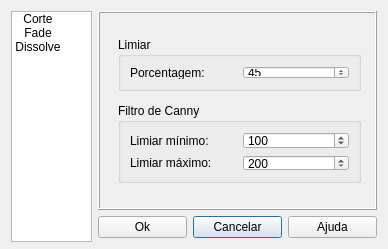
<ui version="4.0" >
 <class>Dialog</class>
 <widget class="QDialog" name="Dialog" >
  <property name="geometry" >
   <rect>
    <x>0</x>
    <y>0</y>
    <width>388</width>
    <height>249</height>
   </rect>
  </property>
  <property name="minimumSize" >
   <size>
    <width>384</width>
    <height>249</height>
   </size>
  </property>
  <property name="maximumSize" >
   <size>
    <width>388</width>
    <height>249</height>
   </size>
  </property>
  <property name="windowTitle" >
   <string>MFIT - Configurações de Detecção</string>
  </property>
  <layout class="QGridLayout" name="gridLayout_3" >
   <item row="0" column="1" colspan="3" >
    <widget class="QStackedWidget" name="detectProperties" >
     <property name="enabled" >
      <bool>true</bool>
     </property>
     <property name="autoFillBackground" >
      <bool>false</bool>
     </property>
     <property name="styleSheet" >
      <string notr="true" />
     </property>
     <property name="frameShape" >
      <enum>QFrame::Box</enum>
     </property>
     <property name="frameShadow" >
      <enum>QFrame::Raised</enum>
     </property>
     <property name="lineWidth" >
      <number>1</number>
     </property>
     <property name="currentIndex" >
      <number>0</number>
     </property>
     <widget class="QWidget" name="cutPage" >
      <layout class="QGridLayout" name="gridLayout_2" >
       <item row="0" column="0" >
        <widget class="QWidget" native="1" name="cutWidget" >
         <layout class="QGridLayout" name="gridLayout" >
          <item row="0" column="0" >
           <widget class="QGroupBox" name="groupBox" >
            <property name="minimumSize" >
             <size>
              <width>243</width>
              <height>54</height>
             </size>
            </property>
            <property name="maximumSize" >
             <size>
              <width>243</width>
              <height>54</height>
             </size>
            </property>
            <property name="title" >
             <string>Limiar</string>
            </property>
            <layout class="QGridLayout" >
             <item row="0" column="2" >
              <widget class="QSpinBox" name="spinPercentage" >
               <property name="maximum" >
                <number>100</number>
               </property>
               <property name="value" >
                <number>45</number>
               </property>
              </widget>
             </item>
             <item row="0" column="1" >
              <widget class="QLabel" name="labelPercentage" >
               <property name="text" >
                <string>Porcentagem:</string>
               </property>
              </widget>
             </item>
            </layout>
           </widget>
          </item>
          <item row="1" column="0" >
           <widget class="QGroupBox" name="groupBox_2" >
            <property name="minimumSize" >
             <size>
              <width>243</width>
              <height>80</height>
             </size>
            </property>
            <property name="maximumSize" >
             <size>
              <width>243</width>
              <height>80</height>
             </size>
            </property>
            <property name="title" >
             <string>Filtro de Canny</string>
            </property>
            <layout class="QGridLayout" >
             <item row="1" column="1" >
              <widget class="QSpinBox" name="spinMaxCanny" >
               <property name="maximum" >
                <number>255</number>
               </property>
               <property name="value" >
                <number>200</number>
               </property>
              </widget>
             </item>
             <item row="0" column="1" >
              <widget class="QSpinBox" name="spinMinCanny" >
               <property name="maximum" >
                <number>255</number>
               </property>
               <property name="value" >
                <number>100</number>
               </property>
              </widget>
             </item>
             <item row="1" column="0" >
              <widget class="QLabel" name="labelLast" >
               <property name="text" >
                <string>Limiar máximo:</string>
               </property>
              </widget>
             </item>
             <item row="0" column="0" >
              <widget class="QLabel" name="labelFirst" >
               <property name="text" >
                <string>Limiar mínimo:</string>
               </property>
              </widget>
             </item>
            </layout>
           </widget>
          </item>
         </layout>
        </widget>
       </item>
      </layout>
     </widget>
     <widget class="QWidget" name="fadePage" />
     <widget class="QWidget" name="dissolvePage" />
    </widget>
   </item>
   <item row="1" column="2" >
    <widget class="QPushButton" name="cancelButton" >
     <property name="text" >
      <string>Cancelar</string>
     </property>
    </widget>
   </item>
   <item row="1" column="3" >
    <widget class="QPushButton" name="helpButton" >
     <property name="text" >
      <string>Ajuda</string>
     </property>
    </widget>
   </item>
   <item row="1" column="1" >
    <widget class="QPushButton" name="okButton" >
     <property name="text" >
      <string>Ok</string>
     </property>
    </widget>
   </item>
   <item rowspan="2" row="0" column="0" >
    <widget class="QListWidget" name="listDetectConfig" >
     <property name="minimumSize" >
      <size>
       <width>81</width>
       <height>231</height>
      </size>
     </property>
     <property name="maximumSize" >
      <size>
       <width>81</width>
       <height>231</height>
      </size>
     </property>
     <property name="verticalScrollBarPolicy" >
      <enum>Qt::ScrollBarAlwaysOff</enum>
     </property>
     <property name="horizontalScrollBarPolicy" >
      <enum>Qt::ScrollBarAlwaysOff</enum>
     </property>
     <property name="editTriggers" >
      <set>QAbstractItemView::CurrentChanged</set>
     </property>
     <property name="showDropIndicator" stdset="0" >
      <bool>false</bool>
     </property>
     <property name="dragDropMode" >
      <enum>QAbstractItemView::NoDragDrop</enum>
     </property>
     <property name="iconSize" >
      <size>
       <width>100</width>
       <height>100</height>
      </size>
     </property>
     <property name="movement" >
      <enum>QListView::Static</enum>
     </property>
     <property name="isWrapping" stdset="0" >
      <bool>true</bool>
     </property>
     <property name="spacing" >
      <number>5</number>
     </property>
     <property name="viewMode" >
      <enum>QListView::IconMode</enum>
     </property>
     <property name="uniformItemSizes" >
      <bool>true</bool>
     </property>
     <property name="wordWrap" >
      <bool>false</bool>
     </property>
     <item>
      <property name="text" >
       <string>Corte</string>
      </property>
      <property name="icon" >
       <iconset>
        <normaloff>../Interface/Icons/cut.png</normaloff>../Interface/Icons/cut.png</iconset>
      </property>
     </item>
     <item>
      <property name="text" >
       <string>Fade</string>
      </property>
      <property name="icon" >
       <iconset>
        <normaloff>../Interface/Icons/fades.png</normaloff>../Interface/Icons/fades.png</iconset>
      </property>
     </item>
     <item>
      <property name="text" >
       <string>Dissolve</string>
      </property>
      <property name="icon" >
       <iconset>
        <normaloff>../Interface/Icons/dissolve.png</normaloff>../Interface/Icons/dissolve.png</iconset>
      </property>
     </item>
    </widget>
   </item>
  </layout>
 </widget>
 <resources/>
 <connections/>
</ui>
